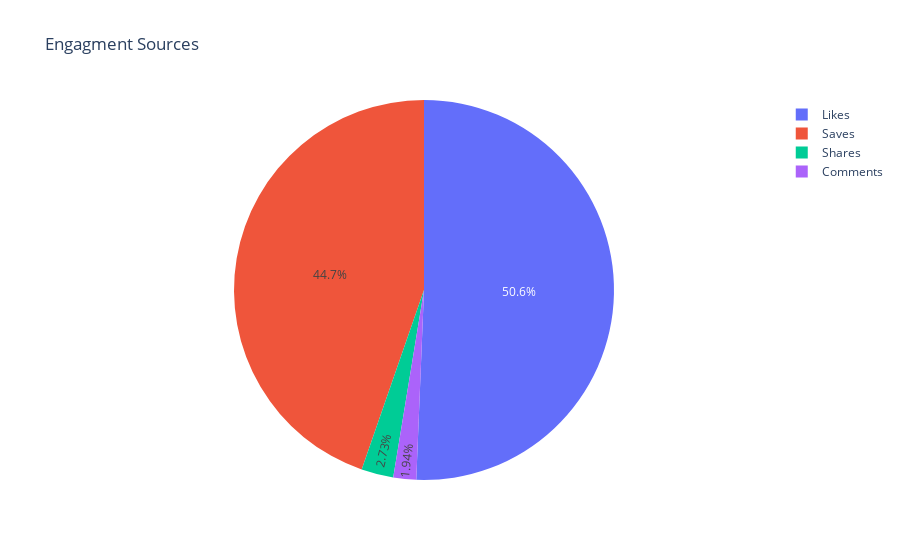

Notebook source saved alongside this figure:
### Code cell
fig = px.pie(
    values=engag_values,
    names=['Saves','Comments','Shares','Likes'],
   title="Engagment Sources"
)
fig.show()

### Figure 1 — Plotly figure (JSON) as saved in the notebook; plotly's stock layout.template omitted (floating-point values rounded to 4 significant figures)
{"data": [{"domain": {"x": [0, 1], "y": [0, 1]}, "hovertemplate": "label=%{label}<br>value=%{value}<extra></extra>", "labels": ["Saves", "Comments", "Shares", "Likes"], "legendgroup": "", "name": "", "showlegend": true, "type": "pie", "values": [18244, 793, 1114, 20680]}], "layout": {"legend": {"tracegroupgap": 0}, "title": {"text": "Engagment Sources"}}}
